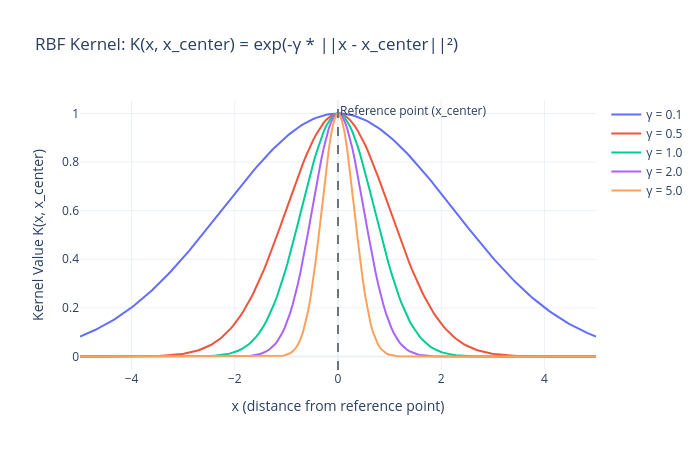

The notebook cell this image was saved under:
### Markdown cell above
---
## 3. Visualizing the RBF Kernel

### Code cell
# Plot the RBF kernel for different gamma values
x = np.linspace(-5, 5, 200)
x_center = 0  # reference point

fig = go.Figure()
for gamma in [0.1, 0.5, 1.0, 2.0, 5.0]:
    kernel_vals = np.exp(-gamma * (x - x_center)**2)
    fig.add_trace(go.Scatter(
        x=x, y=kernel_vals,
        mode="lines",
        name=f"\u03b3 = {gamma}",
        line=dict(width=2),
    ))

fig.update_layout(
    title="RBF Kernel: K(x, x_center) = exp(-\u03b3 * ||x - x_center||²)",
    xaxis_title="x (distance from reference point)",
    yaxis_title="Kernel Value K(x, x_center)",
    height=450, width=700,
    hovermode="x unified",
)
fig.add_vline(x=0, line_dash="dash", line_color=COLORS["gray"],
              annotation_text="Reference point (x_center)")
fig.show()
save_chart(fig, MODEL_SLUG, "rbf_kernel_gamma")

### Figure 1 — Plotly figure (JSON) as saved in the notebook; plotly's stock layout.template omitted (floating-point values rounded to 4 significant figures; data arrays with more than 128 entries replaced by an {"elided": "..."} marker saying what was removed)
{"data": [{"line": {"width": 2}, "mode": "lines", "name": "γ = 0.1", "type": "scatter", "x": {"elided": "200 float values"}, "y": {"elided": "200 float values"}}, {"line": {"width": 2}, "mode": "lines", "name": "γ = 0.5", "type": "scatter", "x": {"elided": "200 float values"}, "y": {"elided": "200 float values"}}, {"line": {"width": 2}, "mode": "lines", "name": "γ = 1.0", "type": "scatter", "x": {"elided": "200 float values"}, "y": {"elided": "200 float values"}}, {"line": {"width": 2}, "mode": "lines", "name": "γ = 2.0", "type": "scatter", "x": {"elided": "200 float values"}, "y": {"elided": "200 float values"}}, {"line": {"width": 2}, "mode": "lines", "name": "γ = 5.0", "type": "scatter", "x": {"elided": "200 float values"}, "y": {"elided": "200 float values"}}], "layout": {"annotations": [{"showarrow": false, "text": "Reference point (x_center)", "x": 0, "xanchor": "left", "xref": "x", "y": 1, "yanchor": "top", "yref": "y domain"}], "height": 450, "hovermode": "x unified", "shapes": [{"line": {"color": "#6c757d", "dash": "dash"}, "type": "line", "x0": 0, "x1": 0, "xref": "x", "y0": 0, "y1": 1, "yref": "y domain"}], "title": {"text": "RBF Kernel: K(x, x_center) = exp(-γ * ||x - x_center||²)"}, "width": 700, "xaxis": {"title": {"text": "x (distance from reference point)"}}, "yaxis": {"title": {"text": "Kernel Value K(x, x_center)"}}}}
